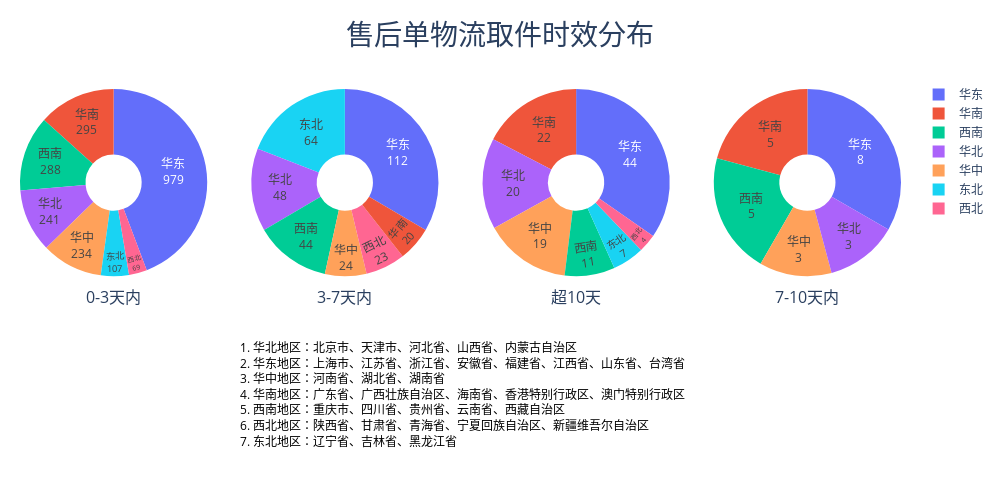

The notebook cell saved with this chart:
### Code cell
import plotly.graph_objects as go
from plotly.subplots import make_subplots


def generate_asd_wc_image(df):
    # 获取唯一的取件天数分类
    categories = df['取件天数'].unique().tolist()

    # 创建子图
    fig = make_subplots(
        rows=2,  # 两行布局
        cols=4,  # 四列布局
        row_heights=[0.8, 0.2],  # 第一行高度占 80%，第二行高度占 20%
        vertical_spacing=0.05,  # 减小行间距
        specs=[
            [{"type": "pie"}, {"type": "pie"}, {"type": "pie"}, {"type": "pie"}],  # 第一行是 4 个饼图
            [{"type": "domain", "colspan": 4}, None, None, None]  # 第二行用于文字，跨 4 列
        ],
        subplot_titles=categories  # 子标题
    )

    # 动态添加饼图
    for i, category in enumerate(categories, start=1):
        filtered_df = df.query(f"取件天数 == '{category}'")
        labels = filtered_df['地区'].tolist()
        values = filtered_df['数量'].tolist()

        fig.add_trace(
            go.Pie(
                labels=labels,
                values=values,
                hole=0.3,
                textinfo='label+value',
                textposition='inside'
            ),
            row=1,
            col=i
        )

    # 添加文字说明
    text = """
    1. 华北地区：北京市、天津市、河北省、山西省、内蒙古自治区<br>
    2. 华东地区：上海市、江苏省、浙江省、安徽省、福建省、江西省、山东省、台湾省<br>
    3. 华中地区：河南省、湖北省、湖南省<br>
    4. 华南地区：广东省、广西壮族自治区、海南省、香港特别行政区、澳门特别行政区<br>
    5. 西南地区：重庆市、四川省、贵州省、云南省、西藏自治区<br>
    6. 西北地区：陕西省、甘肃省、青海省、宁夏回族自治区、新疆维吾尔自治区<br>
    7. 东北地区：辽宁省、吉林省、黑龙江省<br>
    """

    fig.add_annotation(
        x=0.5,  # 文字水平居中
        y=0.05,  # 文字垂直位置（靠近底部）
        text=text,  # 文字内容
        showarrow=False,  # 不显示箭头
        font=dict(size=12, color="black"),  # 字体样式
        xref="paper",  # 使用相对坐标
        yref="paper",  # 使用相对坐标
        align="left",  # 文字左对齐
        xanchor="center",  # 文字水平锚点居中
        yanchor="top"  # 文字垂直锚点顶部对齐
    )


    # 更新布局
    fig.update_layout(
        title_text='售后单物流取件时效分布',
        title_x=0.5,  # 主标题居中
        title_y=0.95,  # 调整主标题的垂直位置
        showlegend=True,
        width=1000,  # 增加宽度以容纳 4 个饼图
        height=500,  # 增加高度以容纳文字
        margin=dict(l=20, r=20, t=80, b=150),  # 增加底部边距以容纳文字
        title_font=dict(size=28)
    )

    # 调整子标题位置
    for annotation in fig.layout.annotations:
        if annotation.text in categories:  # 饼图子标题
            annotation.update(y=0.15, font=dict(size=16))

    # 显示图表
    fig.show()

    # 保存图表
    fig.write_image('4_pie_charts_with_text_summary.png', scale=3)

### Figure 1 — Plotly figure (JSON) as saved in the notebook; plotly's stock layout.template omitted (floating-point values rounded to 4 significant figures)
{"data": [{"domain": {"x": [0, 0.2125], "y": [0.24, 1]}, "hole": 0.3, "labels": ["华南", "华东", "华东", "西南", "华东", "华东", "华东", "华中", "华北", "华东", "华中", "华北", "华中", "华东", "西南", "东北", "西北", "西南", "东北", "华北", "西南", "华北", "华南", "东北", "华北", "华南", "西北", "西北", "西北", "西北"], "textinfo": "label+value", "textposition": "inside", "type": "pie", "values": [256, 251, 232, 156, 135, 114, 105, 98, 91, 85, 77, 72, 59, 57, 55, 52, 45, 45, 34, 33, 32, 27, 27, 21, 18, 12, 11, 9, 2, 2]}, {"domain": {"x": [0.2625, 0.475], "y": [0.24, 1]}, "hole": 0.3, "labels": ["东北", "华东", "华东", "东北", "西南", "华东", "华北", "华南", "华北", "华东", "东北", "华东", "华中", "西北", "华东", "西南", "西南", "华中", "华北", "华北", "华中", "西北", "西南", "华东", "华北", "西北", "华南", "西北", "西北", "西南"], "textinfo": "label+value", "textposition": "inside", "type": "pie", "values": [29, 29, 26, 23, 21, 19, 18, 18, 14, 13, 12, 12, 12, 12, 10, 9, 8, 7, 7, 6, 5, 5, 5, 3, 3, 3, 2, 2, 1, 1]}, {"domain": {"x": [0.525, 0.7375], "y": [0.24, 1]}, "hole": 0.3, "labels": ["华南", "华北", "华东", "华东", "华东", "华中", "华东", "华中", "东北", "华中", "华北", "西南", "西南", "华东", "华东", "华北", "西北", "华东", "西南", "东北", "东北", "华北", "华北", "西北", "西南"], "textinfo": "label+value", "textposition": "inside", "type": "pie", "values": [22, 11, 10, 10, 9, 8, 7, 6, 5, 5, 4, 4, 4, 3, 3, 3, 3, 2, 2, 1, 1, 1, 1, 1, 1]}, {"domain": {"x": [0.7875, 1], "y": [0.24, 1]}, "hole": 0.3, "labels": ["华东", "华南", "西南", "华东", "西南", "华东", "华东", "华中", "华中", "华中", "华北", "华北", "华北", "华南", "华南"], "textinfo": "label+value", "textposition": "inside", "type": "pie", "values": [4, 3, 3, 2, 2, 1, 1, 1, 1, 1, 1, 1, 1, 1, 1]}], "layout": {"annotations": [{"font": {"size": 16}, "showarrow": false, "text": "0-3天内", "x": 0.1062, "xanchor": "center", "xref": "paper", "y": 0.15, "yanchor": "bottom", "yref": "paper"}, {"font": {"size": 16}, "showarrow": false, "text": "3-7天内", "x": 0.3688, "xanchor": "center", "xref": "paper", "y": 0.15, "yanchor": "bottom", "yref": "paper"}, {"font": {"size": 16}, "showarrow": false, "text": "超10天", "x": 0.6313, "xanchor": "center", "xref": "paper", "y": 0.15, "yanchor": "bottom", "yref": "paper"}, {"font": {"size": 16}, "showarrow": false, "text": "7-10天内", "x": 0.8938, "xanchor": "center", "xref": "paper", "y": 0.15, "yanchor": "bottom", "yref": "paper"}, {"align": "left", "font": {"color": "black", "size": 12}, "showarrow": false, "text": "\n1. 华北地区：北京市、天津市、河北省、山西省、内蒙古自治区<br>\n2. 华东地区：上海市、江苏省、浙江省、安徽省、福建省、江西省、山东省、台湾省<br>\n3. 华中地区：河南省、湖北省、湖南省<br>\n4. 华南地区：广东省、广西壮族自治区、海南省、香港特别行政区、澳门特别行政区<br>\n5. 西南地区：重庆市、四川省、贵州省、云南省、西藏自治区<br>\n6. 西北地区：陕西省、甘肃省、青海省、宁夏回族自治区、新疆维吾尔自治区<br>\n7. 东北地区：辽宁省、吉林省、黑龙江省<br>\n", "x": 0.5, "xanchor": "center", "xref": "paper", "y": 0.05, "yanchor": "top", "yref": "paper"}], "height": 500, "margin": {"b": 150, "l": 20, "r": 20, "t": 80}, "showlegend": true, "title": {"font": {"size": 28}, "text": "售后单物流取件时效分布", "x": 0.5, "y": 0.95}, "width": 1000}}
